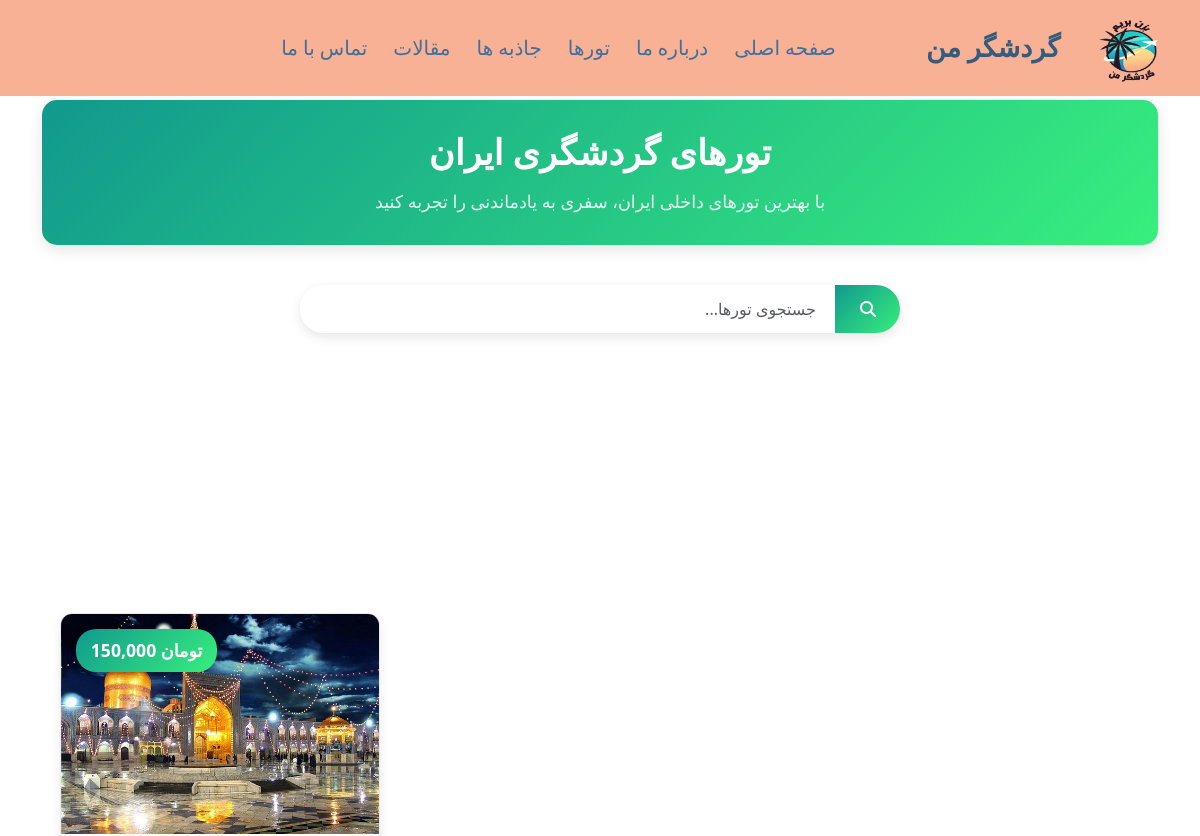
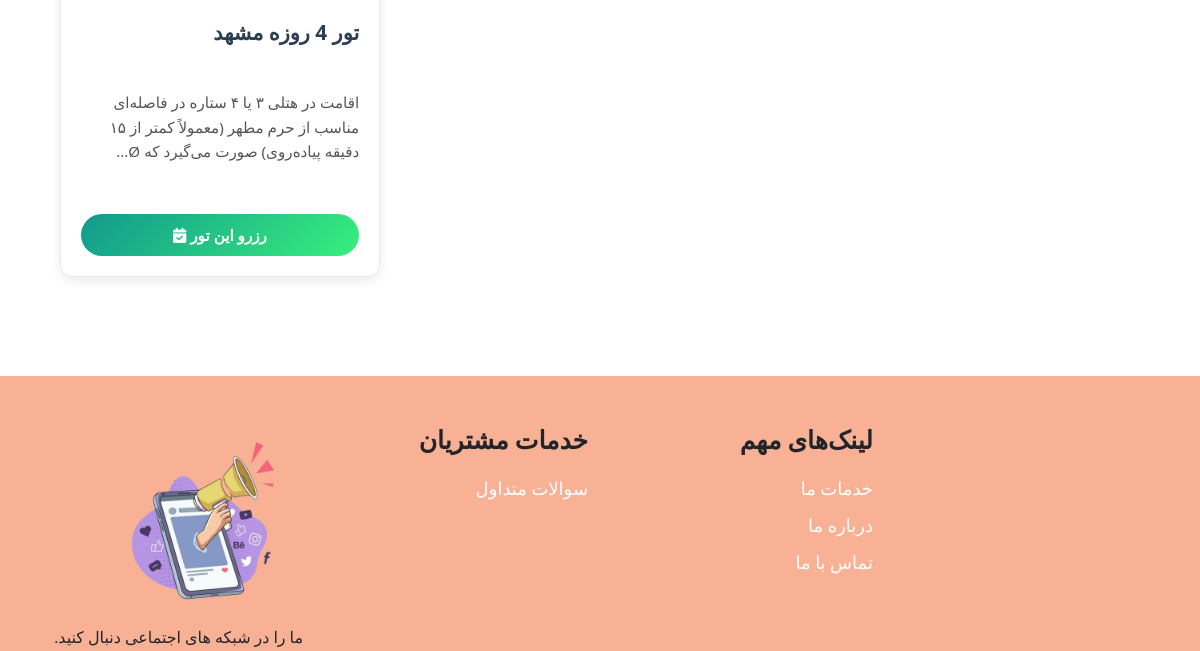
Page /pages/tours.php (upper part) on the earlier database version (2 pictures, top to bottom).
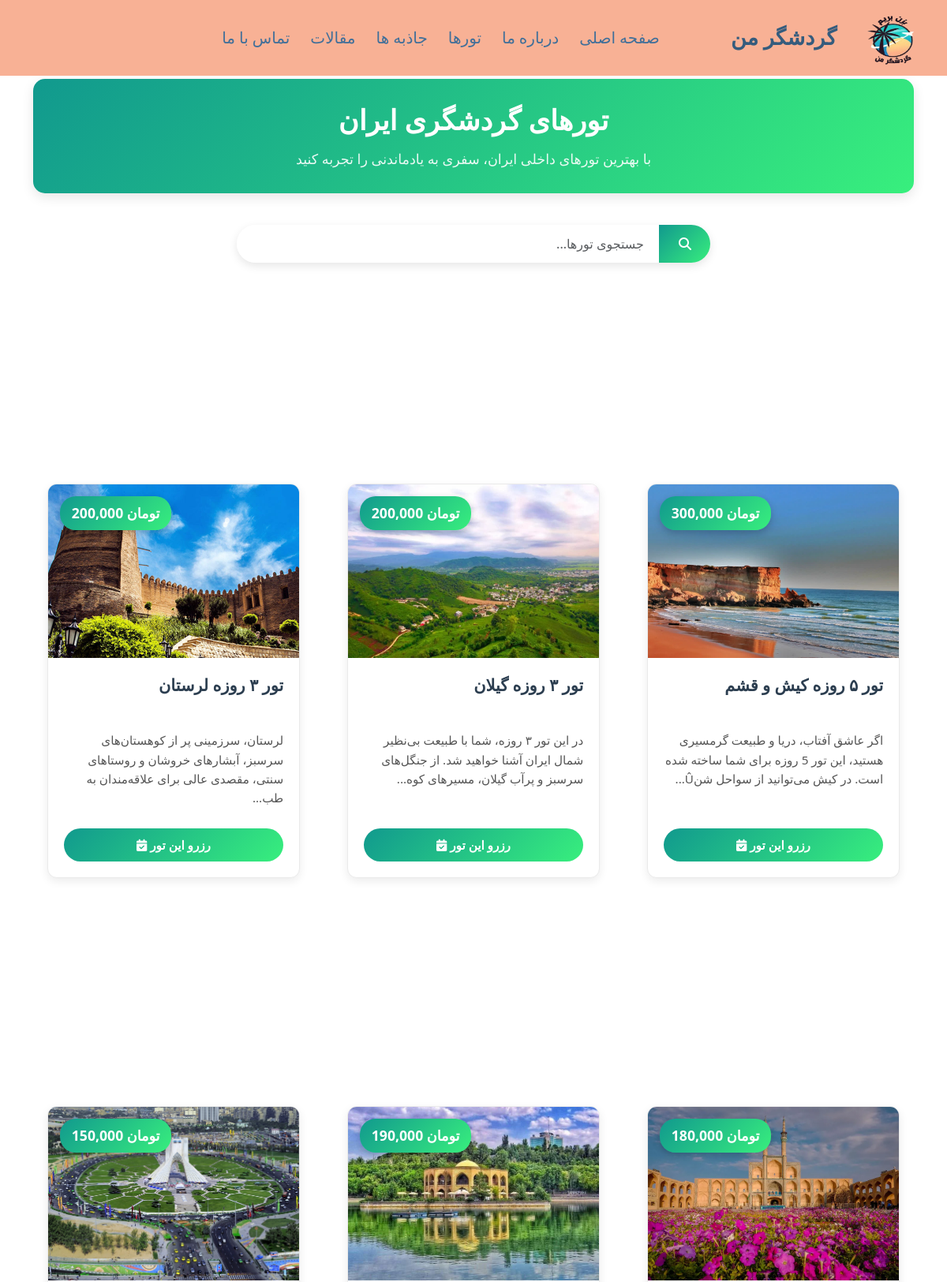
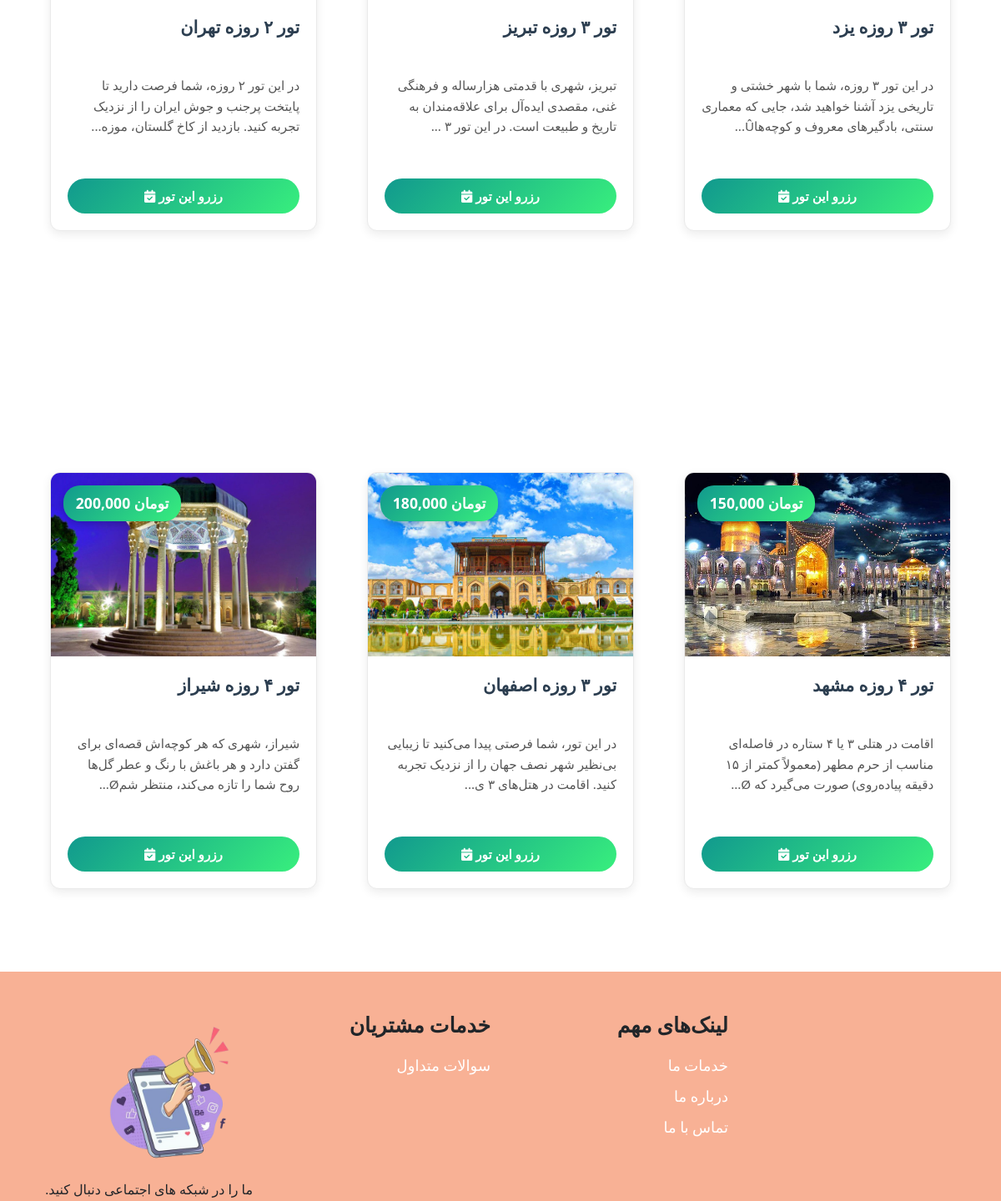
Same page on the later database version (2 pictures, top to bottom).
### tables this page shows
CREATE TABLE IF NOT EXISTS `tours` (
  `t_id` int(11) NOT NULL AUTO_INCREMENT,
  `title` varchar(100) NOT NULL,
  `description` text NOT NULL,
  `image_path` varchar(255) DEFAULT NULL,
  `price` varchar(100) NOT NULL,
  `updated_at` datetime DEFAULT NULL,
  PRIMARY KEY (`t_id`)
);

### pages/tours.php (the view, shortened to what the changed rows need)
<!DOCTYPE html>
<html lang="en">
<head>
    <link rel="stylesheet" href="../css/bootstrap.min.css">
    <link rel="stylesheet" href="../css/bootstrap.rtl.min.css">
    <link rel="stylesheet" href="https://cdnjs.cloudflare.com/ajax/libs/font-awesome/6.5.0/css/all.min.css">
    <link rel="stylesheet" href="../css/style.css">
</head>
</head>
<body class="rtl" >
    <div class="container tours-container">
        <div class="page-header">
            <h1>تورهای گردشگری ایران</h1>
        </div>
        <div class="row" id="tours-list">
            <?php
            $servername = "localhost";
            $username = "root";
            $password = "";
            $dbname = "my_tourist_db";
            $conn = new mysqli($servername, $username, $password, $dbname);
            $conn->set_charset("utf8");
            $sql = "SELECT * FROM tours ORDER BY `t_id` DESC";
            $result = $conn->query($sql);
            if ($result && $result->num_rows > 0) {
                while($row = $result->fetch_assoc()) {
                    $title = isset($row['title']) ? htmlspecialchars($row['title']) : 'بدون عنوان';
                    $description = isset($row['description']) ? htmlspecialchars($row['description']) : '';
                    $price = isset($row['price']) ? number_format($row['price']) : '0';
                    $image_path = isset($row['image_path']) ? $row['image_path'] : '';
                    $id = isset($row['t_id']) ? $row['t_id'] : 0;
                    $short_desc = strlen($description) > 200 ?
                        substr($description, 0, 200) . "..." :
                        $description;
                    echo '
                    <div class="col-lg-4 col-md-6 mb-4 tour-item">
                        <div class="card tour-card">
                            <div class="tour-img-container">';
                    if (!empty($image_path) && file_exists("../" . $image_path)) {
                        echo '<img src="../' . $image_path . '" class="tour-img" alt="' . $title . '" onerror="this.onerror=null; this.src=\'../images/default-tour.jpg\';">';
                    } else {
                        echo '<div class="no-image">
                                <i class="fas fa-suitcase-rolling"></i>
                                <span>بدون تصویر</span>
                              </div>';
                    }
                    echo '<div class="price-badge">' . $price . ' تومان</div>';
                    echo '
                            </div>
                            <div class="tour-body">
                                <h3 class="tour-title" title="' . $title . '">' . $title . '</h3>
                                <div class="tour-description truncate" title="' . $description . '">' . $short_desc . '</div>
                                <a href="reserve-tour.php?id=' . $id . '" class="reserve-btn">
                                    <i class="fas fa-calendar-check"></i> رزرو این تور
                                </a>';
                    echo '
                            </div>
                        </div>
                    </div>';
                }
            }
            ?>
        </div>
    </div>
</body>
</html>

Differences in the rows shown:
added tours: image_path (picture), price "200,000", title "تور ۳ روزه لرستان", description "لرستان، سرزمینی پر از کوهستان‌های سرسبز، آبشارهای خروشان و روستاهای سنتی، مقصدی عالی برای علاقه‌مندان به طب..."
added tours: image_path (picture), price "200,000", title "تور ۳ روزه گیلان", description "در این تور ۳ روزه، شما با طبیعت بی‌نظیر شمال ایران آشنا خواهید شد. از جنگل‌های سرسبز و پرآب گیلان، مسیرهای کوه..."
added tours: image_path (picture), price "300,000", title "تور ۵ روزه کیش و قشم", description "اگر عاشق آفتاب، دریا و طبیعت گرمسیری هستید، این تور 5 روزه برای شما ساخته شده است. در کیش می‌توانید از سواحل شنÛ..."
added tours: image_path (picture), price "150,000", title "تور ۲ روزه تهران", description "در این تور ۲ روزه، شما فرصت دارید تا پایتخت پرجنب و جوش ایران را از نزدیک تجربه کنید. بازدید از کاخ گلستان، موزه..."
added tours: image_path (picture), price "190,000", title "تور ۳ روزه تبریز", description "تبریز، شهری با قدمتی هزارساله و فرهنگی غنی، مقصدی ایده‌آل برای علاقه‌مندان به تاریخ و طبیعت است. در این تور ۳ ..."
added tours: image_path (picture), price "180,000", title "تور ۳ روزه یزد", description "در این تور ۳ روزه، شما با شهر خشتی و تاریخی یزد آشنا خواهید شد، جایی که معماری سنتی، بادگیرهای معروف و کوچه‌هاÛ..."
added tours: image_path (picture), price "200,000", title "تور ۴ روزه شیراز", description "شیراز، شهری که هر کوچه‌اش قصه‌ای برای گفتن دارد و هر باغش با رنگ و عطر گل‌ها روح شما را تازه می‌کند، منتظر شمØ..."
added tours: image_path (picture), price "180,000", title "تور ۳ روزه اصفهان", description "در این تور، شما فرصتی پیدا می‌کنید تا زیبایی بی‌نظیر شهر نصف جهان را از نزدیک تجربه کنید. اقامت در هتل‌های ۳ ی..."
changed tours: title "تور 4 روزه مشهد" → "تور ۴ روزه مشهد"
